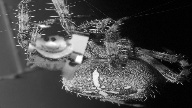
#> input picture haar_cascade/resized_images/0003_0025_0018_0065_0065.jpg, 192 x 108 px, given in place of Video-Lab.mp4, which was not available
$ python haarcascade.py
#> lines starting #> are read from the running program, lines starting #| are printed output that depends on the picture; after the words box and inside, x2 and y2 are one past the last pixel; in counts of white or black regions, pixels touching at a corner belong together; pictures that were not available may be replaced by others from this repository, and a replacement may not be noted
# -*- coding: utf-8 -*-
# @Author: vamshi
# @Date:   2018-11-02 10:12:00
# @Last Modified by:   vamshi
# @Last Modified time: 2018-12-13 21:02:19

#Script to take cascade as an input. Find the object in each frame of the input video. Write the output to a video


import numpy as np
import cv2


#cascade object
toy_cascade= cv2.CascadeClassifier('cascade.xml')

#Benchmark video
cap = cv2.VideoCapture('Video-Lab.mp4')

frame_width = int(cap.get(3))
frame_height = int(cap.get(4))


#output video object
out = cv2.VideoWriter('output.mp4',cv2.VideoWriter_fourcc('M','J','P','G'), 10, (frame_width,frame_height))

if (cap.isOpened()== False):
  print("Error opening video stream or file")


# scale_match_x=frame_height/192
# scale_match_y=frame_width/108
while(cap.isOpened()):
    ret, img = cap.read(0)
#> img is the input picture: shape (108, 192, 3); min 0, max 255, mean 70.9
    gray = cv2.cvtColor(img, cv2.COLOR_BGR2GRAY)
    #Resizing the images
    img_resized=cv2.resize(img,(192,108))
    img_viewing=cv2.resize(img,(frame_width/2,frame_height/2))
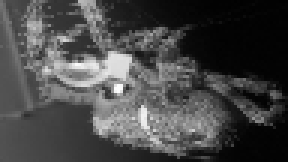
#> img_viewing: shape (54, 96, 3) (shown 3 times larger); min 1, max 254, mean 71

    gray_resized=cv2.resize(gray,(192,108))

    #detection object
    toys = toy_cascade.detectMultiScale(gray_resized, 1.2, 5 )
#> toys = [[14, 8, 17, 35], [138, 49, 16, 33], [9, 57, 16, 33], [59, 21, 34, 68]]

    # grouped_toys,weights=cv2.groupRectangles(list(toys), 3,0)

    # print grouped_toys,weights
    # print toys

    #Rescaling the resized images with bounding box to original scale
    for (x,y,w,h) in toys:
        cv2.rectangle(img_resized,(x,y),(x+w,y+h),(255,0,0),4)
        # scale_match_x=frame_height/192 #5
        # scale_match_y=frame_width/108 #5

        #Here frame_height/192=frame_width/108=5. Hence this is used to rescale the bounding box to the original image's scale
        x1=x*5
        y1=y*5
        x2=(x+w)*5
        y2=(y+h)*5
        cv2.rectangle(img_viewing,(x1,y1),(x2,y2),(255,0,0),12)
#> this loop made 4 passes
#> (x, y, w, h, x1, y1, x2, y2) on passes 1 to 4: (14, 8, 17, 35, 70, 40, 155, 215), (138, 49, 16, 33, 690, 245, 770, 410), (9, 57, 16, 33, 45, 285, 125, 450), (59, 21, 34, 68, 295, 105, 465, 445)
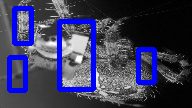
#> img_resized: shape (108, 192, 3); 11.92% of pixels changed, all inside (x1, y1, x2, y2) = (7, 6, 157, 93)
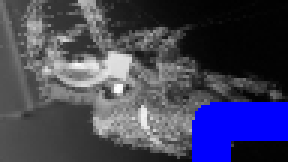
#> img_viewing: shape (54, 96, 3) (shown 3 times larger); 9.51% of pixels changed, all inside (x1, y1, x2, y2) = (64, 34, 96, 54)


    cv2.imshow('img_viewing',img_viewing)
    # cv2.imshow('img_resized',img_resized)

    out.write(img_viewing)

    k = cv2.waitKey(1) & 0xff
#> (key Esc is pressed here)
    if k == 27:
        break

cap.release()
cv2.destroyAllWindows()

$ run again, on haar_cascade/resized_images/0007_0016_0031_0034_0034.jpg
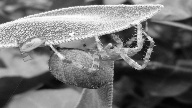
#> input picture haar_cascade/resized_images/0007_0016_0031_0034_0034.jpg, 192 x 108 px, given in place of Video-Lab.mp4, which was not available
#> img is the input picture: shape (108, 192, 3); min 2, max 255, mean 117
#> `img_viewing=cv2.resize(img,(frame_width/2,frame_height/2))`:
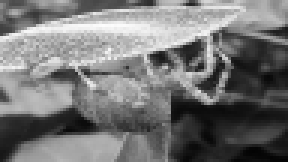
#> img_viewing: shape (54, 96, 3) (shown 3 times larger); min 3, max 253, mean 117.1
#> toys = [[140, 28, 20, 39], [101, 32, 32, 65]]
#> the loop `for (x,y,w,h) in toys:` made 2 passes
#> (x, y, w, h, x1, y1, x2, y2) on passes 1 to 2: (140, 28, 20, 39, 700, 140, 800, 335), (101, 32, 32, 65, 505, 160, 665, 485)
#> after the loop `for (x,y,w,h) in toys:`:
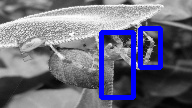
#> img_resized: shape (108, 192, 3); 7.41% of pixels changed, all inside (x1, y1, x2, y2) = (99, 26, 163, 100)

$ run again, on haar_cascade/resized_images/0007_0097_0009_0045_0045.jpg
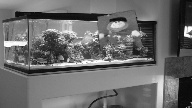
#> input picture haar_cascade/resized_images/0007_0097_0009_0045_0045.jpg, 192 x 108 px, given in place of Video-Lab.mp4, which was not available
#> img is the input picture: shape (108, 192, 3); min 1, max 255, mean 106.9
#> `img_viewing=cv2.resize(img,(frame_width/2,frame_height/2))`:
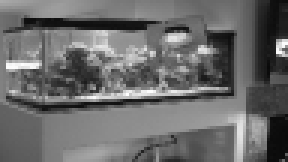
#> img_viewing: shape (54, 96, 3) (shown 3 times larger); min 10, max 254, mean 107.1
#> toys = [[153, 72, 16, 31], [163, 68, 17, 34], [147, 19, 34, 68]]
#> the loop `for (x,y,w,h) in toys:` made 3 passes
#> (x, y, w, h, x1, y1, x2, y2) on passes 1 to 3: (153, 72, 16, 31, 765, 360, 845, 515), (163, 68, 17, 34, 815, 340, 900, 510), (147, 19, 34, 68, 735, 95, 905, 435)
#> after the loop `for (x,y,w,h) in toys:`:
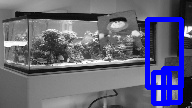
#> img_resized: shape (108, 192, 3); 8.29% of pixels changed, all inside (x1, y1, x2, y2) = (145, 17, 184, 106)

$ run again, on haar_cascade/resized_images/0017_0030_0053_0029_0029.jpg
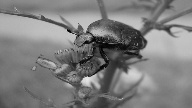
#> input picture haar_cascade/resized_images/0017_0030_0053_0029_0029.jpg, 192 x 108 px, given in place of Video-Lab.mp4, which was not available
#> img is the input picture: shape (108, 192, 3); min 2, max 228, mean 125.9
#> `img_viewing=cv2.resize(img,(frame_width/2,frame_height/2))`:
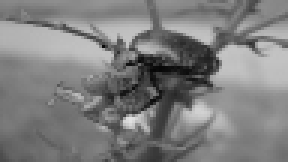
#> img_viewing: shape (54, 96, 3) (shown 3 times larger); min 6, max 225, mean 126
#> toys = [[104, 45, 17, 34], [88, 67, 17, 34], [139, 17, 37, 75]]
#> the loop `for (x,y,w,h) in toys:` made 3 passes
#> (x, y, w, h, x1, y1, x2, y2) on passes 1 to 3: (104, 45, 17, 34, 520, 225, 605, 395), (88, 67, 17, 34, 440, 335, 525, 505), (139, 17, 37, 75, 695, 85, 880, 460)
#> after the loop `for (x,y,w,h) in toys:`:
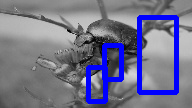
#> img_resized: shape (108, 192, 3); 9.78% of pixels changed, all inside (x1, y1, x2, y2) = (86, 15, 179, 104)
